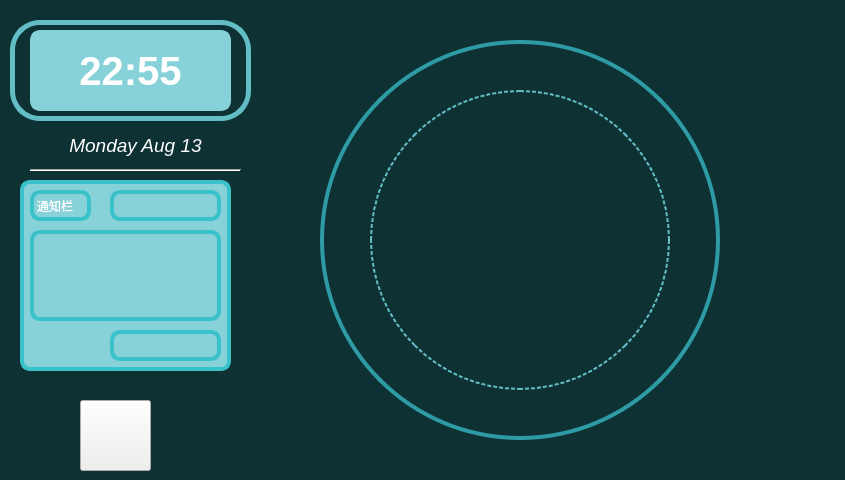
<?xml version="1.0" encoding="UTF-8"?>
<ui version="4.0">
 <class>ArmFace</class>
 <widget class="QMainWindow" name="ArmFace">
  <property name="geometry">
   <rect>
    <x>0</x>
    <y>0</y>
    <width>845</width>
    <height>480</height>
   </rect>
  </property>
  <property name="windowTitle">
   <string>ArmFace</string>
  </property>
  <property name="styleSheet">
   <string notr="true">QMainWindow{
background-color: rgb(14, 49, 52);
}</string>
  </property>
  <widget class="QWidget" name="centralWidget">
   <widget class="QLabel" name="label">
    <property name="geometry">
     <rect>
      <x>320</x>
      <y>40</y>
      <width>400</width>
      <height>400</height>
     </rect>
    </property>
    <property name="styleSheet">
     <string notr="true">QLabel{
border:4px solid#2f9ba4;
border-radius:200px;
}</string>
    </property>
    <property name="text">
     <string/>
    </property>
   </widget>
   <widget class="QLabel" name="label_2">
    <property name="geometry">
     <rect>
      <x>370</x>
      <y>90</y>
      <width>300</width>
      <height>300</height>
     </rect>
    </property>
    <property name="styleSheet">
     <string notr="true">QLabel{
border:2px dotted#63bdc5;
border-radius:150px;
}</string>
    </property>
    <property name="text">
     <string/>
    </property>
   </widget>
   <widget class="QLabel" name="label_3">
    <property name="geometry">
     <rect>
      <x>10</x>
      <y>20</y>
      <width>241</width>
      <height>101</height>
     </rect>
    </property>
    <property name="styleSheet">
     <string notr="true">QLabel{
border:5px solid#63bdc5;
border-radius:30px;
}</string>
    </property>
    <property name="text">
     <string/>
    </property>
   </widget>
   <widget class="QLabel" name="label_4">
    <property name="geometry">
     <rect>
      <x>30</x>
      <y>30</y>
      <width>201</width>
      <height>81</height>
     </rect>
    </property>
    <property name="font">
     <font>
      <pointsize>30</pointsize>
      <weight>75</weight>
      <italic>false</italic>
      <bold>true</bold>
      <kerning>true</kerning>
     </font>
    </property>
    <property name="styleSheet">
     <string notr="true">QLabel
{color: rgb(255, 255, 255);
background-color: rgb(135, 209, 216);
border:4px solid#87d1d8;
border-radius:10px;
}</string>
    </property>
    <property name="text">
     <string>22:55</string>
    </property>
    <property name="alignment">
     <set>Qt::AlignCenter</set>
    </property>
   </widget>
   <widget class="Line" name="line">
    <property name="geometry">
     <rect>
      <x>30</x>
      <y>160</y>
      <width>211</width>
      <height>20</height>
     </rect>
    </property>
    <property name="styleSheet">
     <string notr="true"/>
    </property>
    <property name="orientation">
     <enum>Qt::Horizontal</enum>
    </property>
   </widget>
   <widget class="QLabel" name="label_5">
    <property name="geometry">
     <rect>
      <x>30</x>
      <y>130</y>
      <width>211</width>
      <height>31</height>
     </rect>
    </property>
    <property name="font">
     <font>
      <pointsize>14</pointsize>
      <italic>true</italic>
     </font>
    </property>
    <property name="styleSheet">
     <string notr="true">color: rgb(255, 255, 255);</string>
    </property>
    <property name="text">
     <string>Monday Aug 13</string>
    </property>
    <property name="alignment">
     <set>Qt::AlignCenter</set>
    </property>
   </widget>
   <widget class="QPushButton" name="openbt">
    <property name="geometry">
     <rect>
      <x>80</x>
      <y>400</y>
      <width>71</width>
      <height>71</height>
     </rect>
    </property>
    <property name="text">
     <string/>
    </property>
   </widget>
   <widget class="QGroupBox" name="groupBox_4">
    <property name="geometry">
     <rect>
      <x>20</x>
      <y>180</y>
      <width>211</width>
      <height>191</height>
     </rect>
    </property>
    <property name="minimumSize">
     <size>
      <width>145</width>
      <height>140</height>
     </size>
    </property>
    <property name="styleSheet">
     <string notr="true">border:4px solid#3ac2cb;
background-color: rgb(135, 209, 216);
border-radius:10px;</string>
    </property>
    <property name="title">
     <string/>
    </property>
    <widget class="QLabel" name="label_6">
     <property name="geometry">
      <rect>
       <x>10</x>
       <y>10</y>
       <width>61</width>
       <height>31</height>
      </rect>
     </property>
     <property name="styleSheet">
      <string notr="true">color: rgb(255, 255, 255);</string>
     </property>
     <property name="text">
      <string>通知栏</string>
     </property>
    </widget>
    <widget class="QLabel" name="titlelabel">
     <property name="geometry">
      <rect>
       <x>90</x>
       <y>10</y>
       <width>111</width>
       <height>31</height>
      </rect>
     </property>
     <property name="font">
      <font>
       <pointsize>12</pointsize>
      </font>
     </property>
     <property name="styleSheet">
      <string notr="true">color: rgb(255, 255, 255);</string>
     </property>
     <property name="text">
      <string/>
     </property>
     <property name="alignment">
      <set>Qt::AlignCenter</set>
     </property>
    </widget>
    <widget class="QLabel" name="contentlabel">
     <property name="geometry">
      <rect>
       <x>10</x>
       <y>50</y>
       <width>191</width>
       <height>91</height>
      </rect>
     </property>
     <property name="font">
      <font>
       <pointsize>10</pointsize>
      </font>
     </property>
     <property name="styleSheet">
      <string notr="true">color: rgb(255, 255, 255);</string>
     </property>
     <property name="text">
      <string/>
     </property>
     <property name="alignment">
      <set>Qt::AlignCenter</set>
     </property>
    </widget>
    <widget class="QLabel" name="datalabel">
     <property name="geometry">
      <rect>
       <x>90</x>
       <y>150</y>
       <width>111</width>
       <height>31</height>
      </rect>
     </property>
     <property name="font">
      <font>
       <pointsize>10</pointsize>
      </font>
     </property>
     <property name="styleSheet">
      <string notr="true">color: rgb(255, 255, 255);</string>
     </property>
     <property name="text">
      <string/>
     </property>
     <property name="alignment">
      <set>Qt::AlignCenter</set>
     </property>
    </widget>
   </widget>
  </widget>
 </widget>
 <layoutdefault spacing="6" margin="11"/>
 <resources/>
 <connections/>
</ui>
